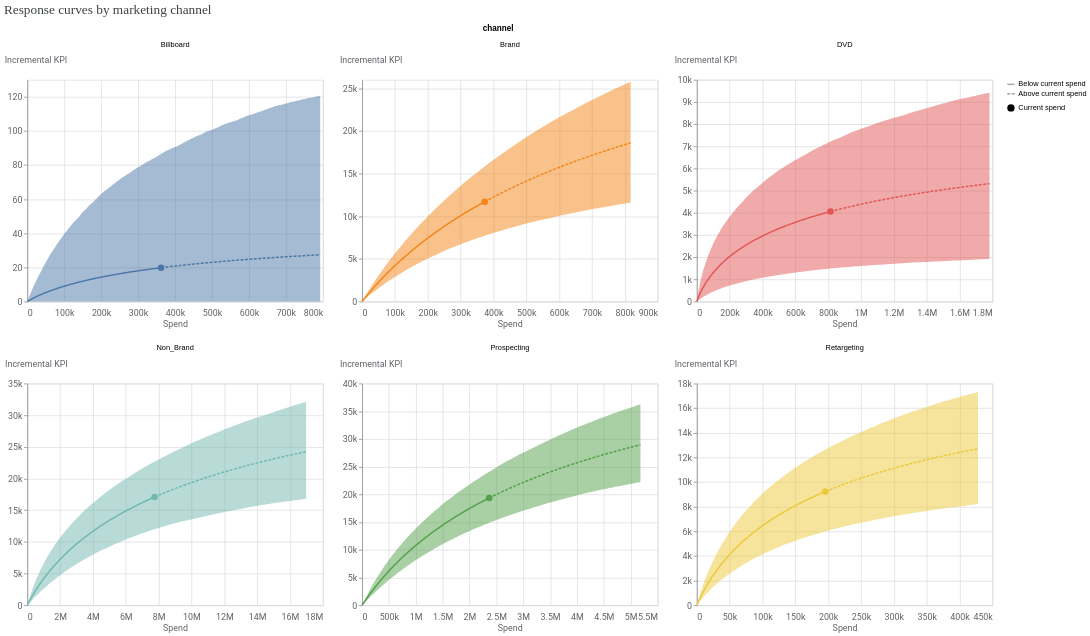

This figure's notebook cell:
### Code cell
from meridian.analysis import visualizer

# Initialize the visualizer
vis = visualizer.MediaEffects(mmm)

# Plot the curves
# The 'Hill' curve shows how leads grow relative to spend
vis.plot_response_curves()

### Figure 1 — Vega-Lite specification as saved in the notebook (floating-point values rounded to 4 significant figures; data arrays with more than 128 entries replaced by an {"elided": "..."} marker saying what was removed)
{"config": {"view": {"continuousWidth": 300, "continuousHeight": 300}, "axis": {"labelColor": "#5F6368", "labelFont": "Roboto", "labelFontSize": 12, "titleColor": "#5F6368", "titleFont": "Roboto", "titleFontSize": 12, "titleFontWeight": "normal"}}, "data": {"name": "data-fb7e3f3a6276ed510025234652ed4e9c"}, "facet": {"field": "channel", "type": "nominal"}, "spec": {"layer": [{"mark": {"type": "line"}, "encoding": {"color": {"field": "channel", "type": "nominal"}, "strokeDash": {"field": "spend_level", "legend": {"title": null}, "sort": "descending", "type": "nominal"}, "x": {"axis": {"domainColor": "#DADCE0", "labelExpr": "replace(format(datum.value, '.3~s'), 'G', 'B')", "labelPadding": 10, "ticks": false}, "field": "spend", "title": "Spend", "type": "quantitative"}, "y": {"axis": {"labelExpr": "replace(format(datum.value, '.3~s'), 'G', 'B')", "titleAlign": "left", "titleAngle": 0, "titleY": -20}, "field": "mean", "title": "Incremental KPI", "type": "quantitative"}}, "transform": [{"calculate": "datum.spend_multiplier >= 1.0 ? \"Above current spend\" : \"Below current spend\"", "as": "spend_level"}]}, {"mark": {"type": "point", "filled": true, "opacity": 1, "size": 80}, "encoding": {"color": {"field": "channel", "type": "nominal"}, "shape": {"field": "current_spend", "legend": {"title": null}, "type": "nominal"}, "tooltip": [{"field": "spend", "type": "quantitative"}, {"field": "mean", "type": "quantitative"}], "x": {"axis": {"domainColor": "#DADCE0", "labelExpr": "replace(format(datum.value, '.3~s'), 'G', 'B')", "labelPadding": 10, "ticks": false}, "field": "spend", "title": "Spend", "type": "quantitative"}, "y": {"axis": {"labelExpr": "replace(format(datum.value, '.3~s'), 'G', 'B')", "titleAlign": "left", "titleAngle": 0, "titleY": -20}, "field": "mean", "title": "Incremental KPI", "type": "quantitative"}}, "transform": [{"calculate": "datum.spend_multiplier >= 1.0 ? \"Above current spend\" : \"Below current spend\"", "as": "spend_level"}, {"filter": "(datum.spend_multiplier === 1.0)"}]}, {"mark": {"type": "area", "opacity": 0.5}, "encoding": {"color": {"field": "channel", "legend": null, "type": "nominal"}, "x": {"field": "spend", "type": "quantitative"}, "y": {"field": "ci_lo", "type": "quantitative"}, "y2": {"field": "ci_hi"}}, "transform": [{"calculate": "datum.spend_multiplier >= 1.0 ? \"Above current spend\" : \"Below current spend\"", "as": "spend_level"}]}], "width": 400}, "columns": 3, "resolve": {"scale": {"x": "independent", "y": "independent"}}, "title": {"text": "Response curves by marketing channel ", "anchor": "start", "color": "#3C4043", "font": "Google Sans Display", "fontSize": 18, "fontWeight": "normal", "offset": 10}, "$schema": "https://vega.github.io/schema/vega-lite/v5.20.1.json", "datasets": {"data-fb7e3f3a6276ed510025234652ed4e9c": {"elided": "1320 records"}}}
